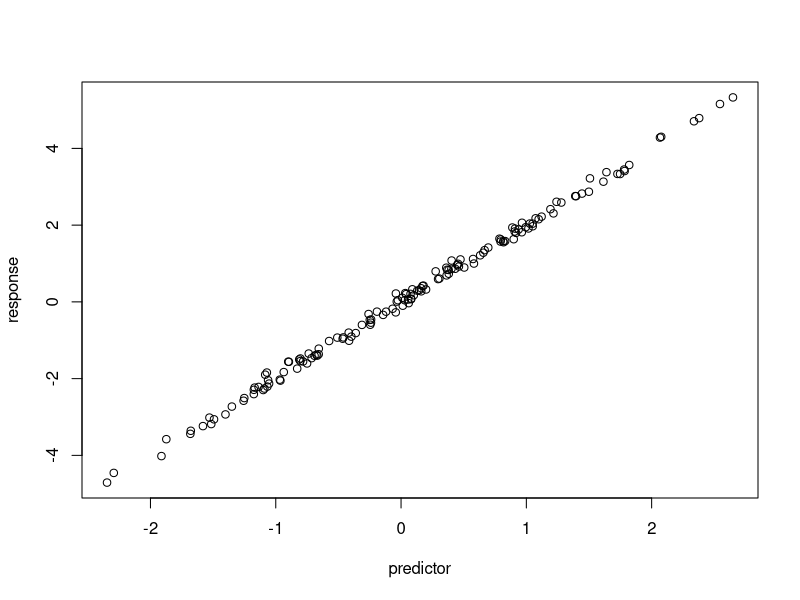

The R source for this figure:
# Simulate and plot data
# Alina Vannarath
# u1258689@utah.edu 
# 2025-08-26

# Simulate predictor variable
predictor <- rnorm(n = 150)
# Simulate response variable with some noise
response <- 2 * predictor + rnorm(n = 100, sd = 0.1)

# Plot the data
plot(x = predictor, y = response)
